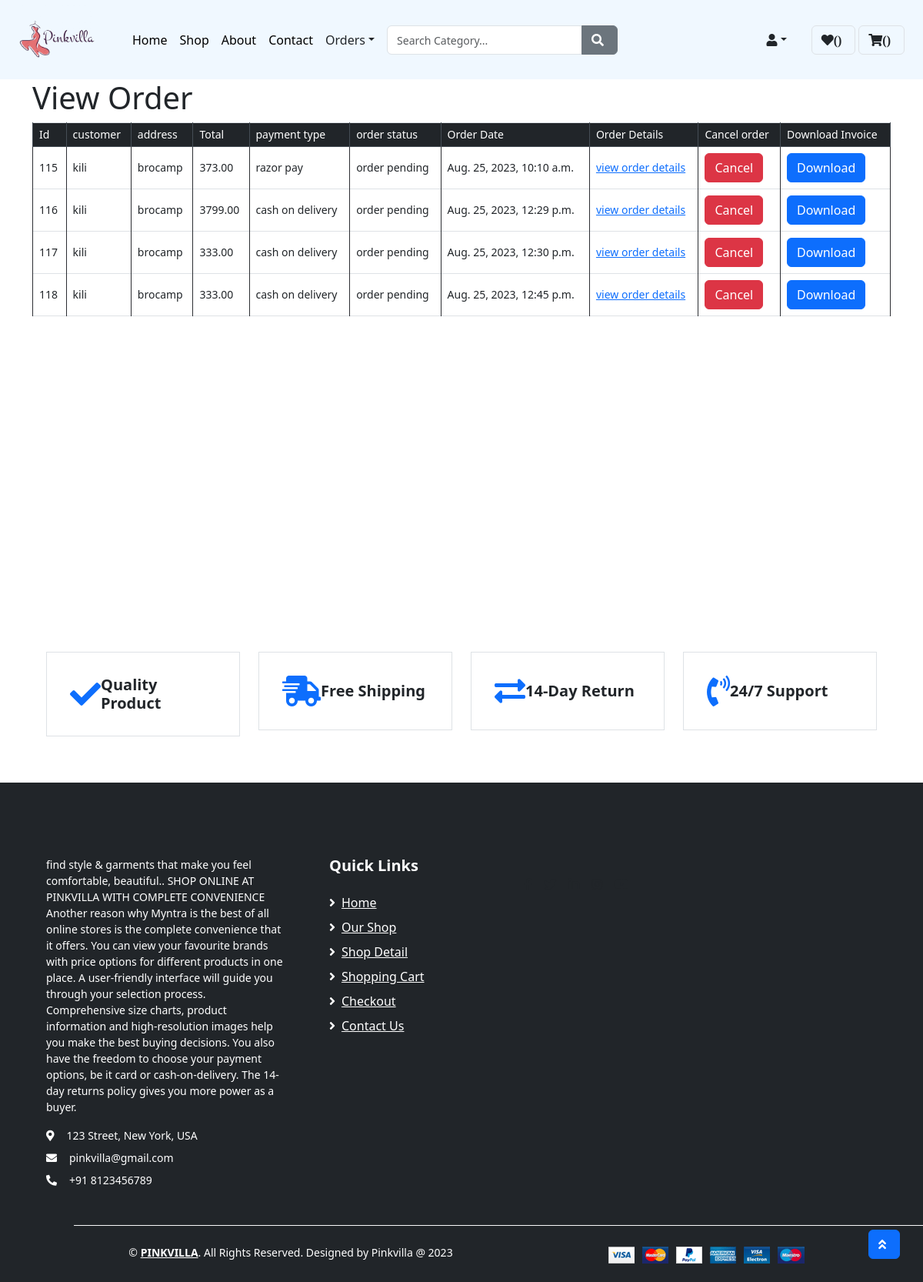
Screenshot of /view_order/ (signed in) with the database file from the repository.
### app1/models.py (models this page shows, shortened)
class Order(models.Model):
    ORDER_STATUS_CHOICES = (
        ('order pending','order pending'),
        ('order confirmed','order confirmed'),
        ('delivered','delivered'),
        ('returned','returned'),
        ('cancelled','cancelled')
    )
    PAYMENT_CHOICES = (
        ('cash on delivery','cash on delivery'),
        ('online payment','online payment')
    )
    customer = models.ForeignKey(custom_user,on_delete=models.SET_NULL,null=True,blank=True)
    address = models.ForeignKey(Address,on_delete=models.SET_NULL,null=True,blank=True)
    date_ordered = models.DateTimeField(auto_now_add=True)
    order_status = models.CharField(max_length=100,choices=ORDER_STATUS_CHOICES,default='order pending')
    payment_type = models.CharField(max_length=100,choices=PAYMENT_CHOICES,default='cash on delivery')
    total = models.DecimalField(max_digits=10,decimal_places=2,default=0)
    coupon = models.ForeignKey(Coupon, on_delete=models.SET_NULL,null=True,blank= True)

class custom_user(models.Model):
    id = models.AutoField(primary_key=True)
    first_name = models.CharField(max_length=255)
    username = models.CharField(max_length=255)
    is_superuser = models.BooleanField(default=False)
    email = models.CharField(max_length=255)
    password = models.CharField(max_length=255)
    phone_number = models.CharField(max_length=20, blank=True, null=True)
    status =  models.BooleanField(default=True)

class Address(models.Model):
    username = models.ForeignKey(custom_user, on_delete=models.CASCADE)
    flat = models.CharField(max_length=255)
    locality = models.CharField(max_length=255)
    city = models.CharField(max_length=255)
    pincode = models.CharField(max_length=20, blank=True, null=True)
    state = models.CharField(max_length=255)
    def __str__(self):
        return self.flat

### app1/views.py (the view)
# urls.py: path('view_order/',views.view_order,name = 'view_order'),
def view_order(request):
    username = request.session["username"]
    userobj = custom_user.objects.get(username=username)
    orderobjs = Order.objects.filter(customer=userobj)
    context = {
        "orderobjs": orderobjs,
    }
    return render(request, 'view_order.html', context)

### app1/templates/view_order.html (shortened to what this page needs)
{% extends 'user_product.html' %}
            {% load static %}
                {% block main-content %}
                <div class="container">
                    <h1>View Order</h1>
                    <table class="table table-bordered">
                        <thead class="thead-dark">
                            <tr>
                                <th>Id</th>
                                <th>customer</th>
                                <th>address</th>
                                <th>Total</th>
                                <th>payment type</th>
                                <th>order status</th>
                                <th>Order Date</th>
                                <th>Order Details</th>
                                <th>Cancel order</th>
                                <th>Download Invoice</th>
                            </tr>
                        </thead>
                        <tbody>
                            {% for order in orderobjs %}
                            <tr>
                                <td>{{ order.id }}</td>
                                <td>{{ order.customer.username }}</td>
                                <td>{{ order.address }}</td>
                                <td>{{ order.total }}</td>
                                <td>{{ order.payment_type }}</td>
                                <td>{{order.order_status}}</td>
                                <td>{{order.date_ordered }}</td>
                            <td><a href="{% url 'userorder_items' order.id %}">view order details</a></td>
                            {% if order.order_status != 'cancelled' %}
                                <td><button type="button" onclick="cancelOrder({{ order.id }})" class="btn btn-danger">Cancel</button></td>
                                {% else %}
                                <td><button type="button" class="btn btn-secondary" disabled>Order Cancelled</button></td>
                                {% endif %}
                            <td><a href="{% url 'generate_invoice' order.id %}" class="btn btn-primary">Download</a></td>
                            </tr>
                            {% endfor %}
                        </tbody>
                    </table>
                </div>
                {% endblock main-content %}

### rows the page displays
Order: id "115", customer.username "kili", address "brocamp", total "373.00", payment_type "razor pay", order_status "order pending", date_ordered "Aug. 25, 2023, 10:10 a.m."
Order: id "116", customer.username "kili", address "brocamp", total "3799.00", payment_type "cash on delivery", order_status "order pending", date_ordered "Aug. 25, 2023, 12:29 p.m."
Order: id "117", customer.username "kili", address "brocamp", total "333.00", payment_type "cash on delivery", order_status "order pending", date_ordered "Aug. 25, 2023, 12:30 p.m."
Order: id "118", customer.username "kili", address "brocamp", total "333.00", payment_type "cash on delivery", order_status "order pending", date_ordered "Aug. 25, 2023, 12:45 p.m."
